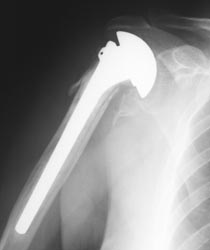
#> input picture test_sets/Depuy/Global Fracture/228d.jpg, 210 x 250 px
$ python -i segmentation.py   (imports and definitions only)   (Python 2 division)   (older library calls are emulated)
#> lines starting #> are read from the running program, lines starting #| are printed output that depends on the picture; after the words box and inside, x2 and y2 are one past the last pixel; in counts of white or black regions, pixels touching at a corner belong together
#> further down, picture is the input picture: shape (250, 210); min 26, max 255, mean 144.1
import os
import sys
import re
import cv2
import numpy as np
import evaluation

ix,iy = -1,-1

def find_circle(img, min_dist=10, param_1=100, param_2=30):
#> called with min_dist = 10, param_1 = 100, param_2 = 30
    dimens = img.shape #returns (y max, x max)
#> dimens = (250, 210)
    x_dimen = dimens[1]
#> x_dimen = 210
    max_radius = (int)(.5 * x_dimen)
#> max_radius = 105
    min_radius = (int)(.08 * x_dimen)
#> min_radius = 16
    circles = cv2.HoughCircles(img, cv2.cv.CV_HOUGH_GRADIENT, 1, min_dist, param1=param_1, param2=param_2,
                               minRadius=min_radius,maxRadius=max_radius)
#> circles = [[120.5, 68.5, 36], [131.5, 121.5, 40.5]]
    if circles is None and param_2 > 5:
        min_radius = (int)(.05 * x_dimen)
        while circles is None and param_2 > 5:
            param_2 -= 5
            circles = cv2.HoughCircles(img, cv2.cv.CV_HOUGH_GRADIENT, 1, min_dist, param1=param_1, param2=param_2,
                                       minRadius=min_radius, maxRadius=max_radius)
    if circles is None:
        return circles

    while len(circles[0]) > 1:
        c_len = len(circles[0])
        max_radius = (int)(.9 * max_radius)
        circles = cv2.HoughCircles(img, cv2.cv.CV_HOUGH_GRADIENT, 1, min_dist, param1=param_1, param2=param_2,
                                   minRadius=min_radius, maxRadius=max_radius)
        if circles is None:
            return circles
        elif len(circles[0]) == c_len:
            min_radius = (int)(1.05 * min_radius)
#> this loop made 3 passes
#> (max_radius, circles, min_radius) on passes 1 to 2: (94, [[117.5, 70.5, 39.6], [133.5, 117.5, 39.4]], 16), (84, [[117.5, 70.5, 39.6], [133.5, 117.5, 39.4]], 16)
#> (max_radius, circles) on pass 3: (75, [[117.5, 70.5, 39.6]])

    circles = np.uint16(np.around(circles))
#> circles = [[118, 70, 40]]
    return circles

def circle_mask(img, min_dist=10, param_1=100, param_2=30):
    global ix,iy
    temp_img = cv2.medianBlur(img, 3)
    zero_img = np.zeros((img.shape), np.uint8)
    circles = find_circle(temp_img, 10, 100, 30)
#> circles = [[118, 70, 40]]

    if circles is None:
        return zero_img

    for i in circles[0,:]:
        center = (i[0],i[1])
        ix,iy = i[0],i[1]
        # print ix,iy
        radius = i[2]
        fill_color = 255
        cv2.circle(zero_img, center, (int) ((1.25) * radius), fill_color, thickness=-1)
#> this loop made 1 pass
#> (ix, iy, radius, fill_color) on pass 1: (118, 70, 40, 255)
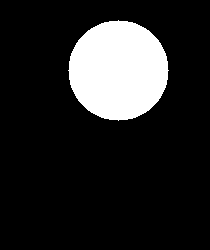
#> zero_img: shape (250, 210); 14.9% white; 1 white region, box (x1, y1, x2, y2) and area: (68, 20, 169, 121) 7845

    return zero_img

# [211 lines left out: functions show_circle, seeded_region_growing, unsmoothed, bilateral_filter, single_threshold_otsu, three_threshold_otsu and 2 more, not called in this run]

# Begin main
arg_list = sys.argv

# [2 lines not run here, left out]

img_dir = arg_list[1]
name_file = 'image_file_names.txt'
circle_only = False
th = 5
if len(arg_list) > 2:
    name_file = arg_list[2]
    if len(arg_list) > 3:
        circle_only = arg_list[3]
        if len(arg_list) > 4:
            th = int(arg_list[4])

# [43 lines not run here, left out]

>>> import cv2
>>> picture = cv2.imread('../../../test_sets/Depuy/Global Fracture/228d.jpg', cv2.IMREAD_GRAYSCALE)
>>> result = circle_mask(picture)

$ run again, on test_sets/Depuy/Global/10d.jpg
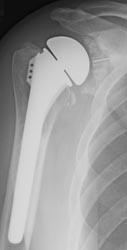
#> input picture test_sets/Depuy/Global/10d.jpg, 127 x 250 px
#> picture is the input picture: shape (250, 127); min 6, max 221, mean 152.1
#> in find_circle, `circles = cv2.HoughCircles(img, cv2.cv.CV_HOUGH_GRADIENT, 1, min_dist,..`: circles = [[60.5, 65.5, 28.9]]
#> in find_circle, `circles = np.uint16(np.around(circles))`: circles = [[60, 66, 29]]
#> the loop in circle_mask, `for i in circles[0,:]:` made 1 pass
#> (ix, iy, radius, fill_color) on pass 1: (60, 66, 29, 255)
#> after the loop in circle_mask, `for i in circles[0,:]:`:
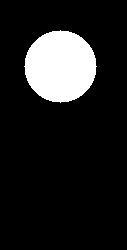
#> zero_img: shape (250, 127); 12.8% white; 1 white region, box (x1, y1, x2, y2) and area: (24, 30, 97, 103) 4053

$ run again, on test_sets/Depuy/GlobalAP/DePuyGlobalAP6.jpg
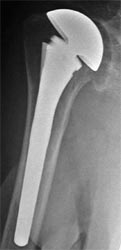
#> input picture test_sets/Depuy/GlobalAP/DePuyGlobalAP6.jpg, 121 x 250 px
#> picture is the input picture: shape (250, 121); min 1, max 255, mean 118.4
#> in find_circle, `circles = cv2.HoughCircles(img, cv2.cv.CV_HOUGH_GRADIENT, 1, min_dist,..`: circles = [[63.5, 48.5, 39.2]]
#> in find_circle, `circles = np.uint16(np.around(circles))`: circles = [[64, 48, 39]]
#> the loop in circle_mask, `for i in circles[0,:]:` made 1 pass
#> (ix, iy, radius, fill_color) on pass 1: (64, 48, 39, 255)
#> after the loop in circle_mask, `for i in circles[0,:]:`:
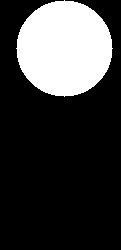
#> zero_img: shape (250, 121); 23.8% white; 1 white region, box (x1, y1, x2, y2) and area: (16, 0, 113, 97) 7213
